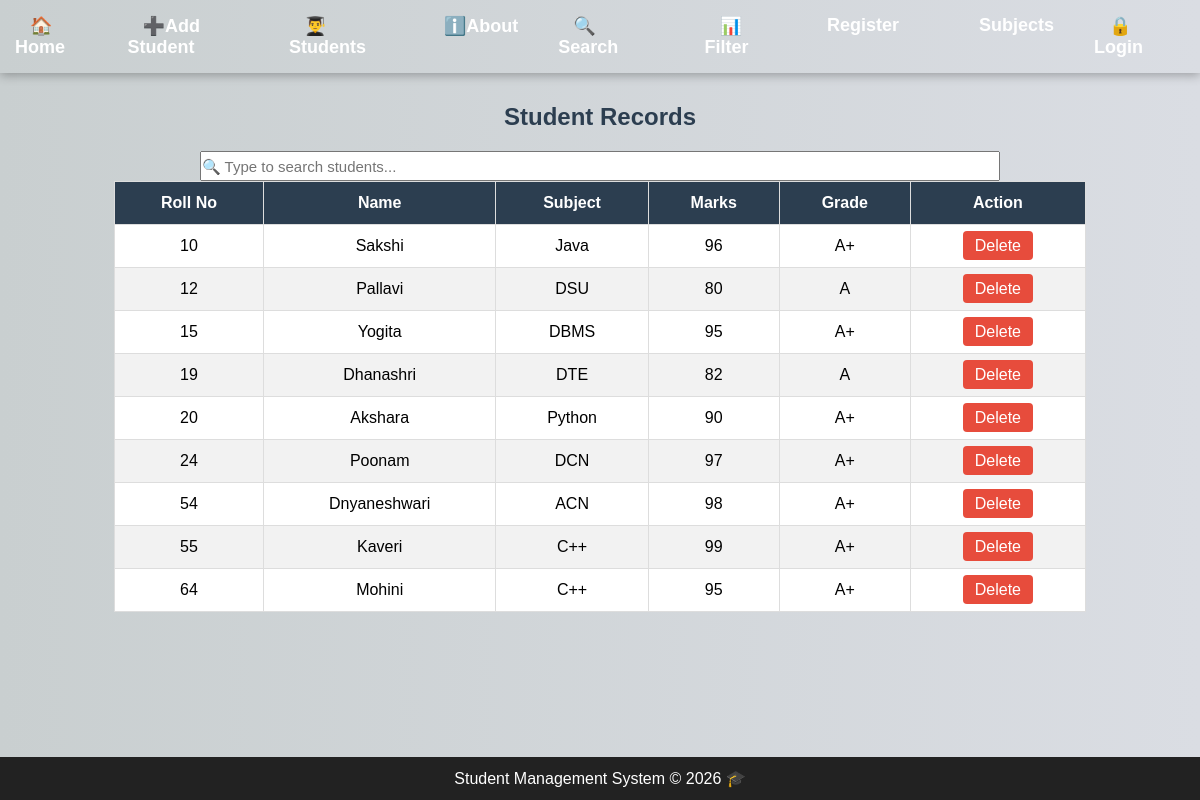
/students, run on the app's committed database.
### tables this page shows
CREATE TABLE students (
    Rollno INTEGER PRIMARY KEY,
    Name TEXT NOT NULL,
    Subject TEXT NOT NULL,
    Marks INTEGER NOT NULL,
    Grade TEXT,
    Action TEXT
);

### app.py (the view)
@app.route('/students')
def students():
    conn = get_db()
    students = conn.execute(
        "SELECT * FROM students"
    ).fetchall()
    conn.close()
    return render_template('students.html', students=students)

### app.py (called while the page is built)
def get_db():
    conn = sqlite3.connect("student.db")
    conn.row_factory = sqlite3.Row
    return conn

### templates/students.html (shortened to what this page needs)
{% extends 'base.html' %}
{% block content %}
<h2>Student Records</h2>
<div>
<input type="text"
       id="searchInput"
       class="form-control mb-4"
       placeholder="🔍 Type to search students..."
       style="width:800px; height:30px; font-size:15px; text-align:left; margin:auto; display:block;">
</div>
<table>
    <thead>
        <tr>
            <th>Roll No</th>
            <th>Name</th>
            <th>Subject</th>
            <th>Marks</th>
            <th>Grade</th>
            <th>Action</th>
        </tr>
    </thead>
    <tbody id="tableBody">
    {% for student in students %}
    <tr data-name="{{ student['Name']|lower }}">
        <td>{{ student['Rollno'] }}</td>
        <td>{{ student['Name'] }}</td>
        <td>{{ student['Subject'] }}</td>
        <td>{{ student['Marks'] }}</td>
        <td>{{ student['Grade'] }}</td>
        <td>
            <a href="{{ url_for('delete_student', Rollno=student['Rollno']) }}" class="delete-btn">
                Delete
            </a>
        </td>
    </tr>
    {% endfor %}
    </tbody>
</table>
{% endblock %}

### templates/base.html (shortened to what this page needs)
<!DOCTYPE html>
<html lang="en">
<head>
</head>
<body>
    <nav>
        <ul>
            <li><a href="{{ url_for('home') }}">🏠Home</a></li>
            <li><a href="{{ url_for('add_student') }}">➕Add Student</a></li>
            <li><a href="{{ url_for('students') }}">👨‍🎓 Students</a></li>
            <li><a href="{{ url_for('about') }}">ℹ️About</a></li>
            <li><a href="{{ url_for('search') }}">🔍Search</a><li>
            <li><a href="{{ url_for('filter_students') }}">📊Filter</a></li>
            <li><a href="{{ url_for('register') }}">Register</a><li>
            <li><a href="{{ url_for('subjects') }}">Subjects</a><li>
            {% if session.username %}
                    <span class="nav-link px-2 py-1 text-white">👤 {{ session.username }}</span>
                    <a class="nav-link px-2 py-1" href="{{ url_for('logout') }}">
                        🔓 Logout
                    </a>
                {% else %}
                    <a class="nav-link px-2 py-1" href="{{ url_for('login') }}">
                        🔒 Login
                    </a>
                {% endif %}
    </nav>
    <div class="container">
        {% block content %}
        {% endblock %}
    </div>
    <footer>
        Student Management System © 2026 🎓
    </footer>
</body>
</html>

### templates/base.html (style rules this page uses)
* { margin:0; padding:0; box-sizing:border-box; font-family:Arial, sans-serif; }
body { background:linear-gradient(to right,#c9cfd0,#dadde3); min-height:100vh; }
nav { background:linear-gradient(to right,#090205e0); padding:15px; box-shadow:0 2px 10px rgba(0,0,0,0.3); }
nav ul { list-style:none; display:flex; justify-content:center; gap:25px; }
nav ul li a { text-decoration:none; color:white; font-size:18px; font-weight:bold; padding:10px 15px; border-radius:20px; transition:0.3s; }
.container { width:90%; margin:30px auto; }
footer { background:#222; color:white; text-align:center; padding:12px; position:fixed; bottom:0; width:100%; }

### templates/students.html (style rules this page uses)
h2 { text-align:center; margin-bottom:20px; color:#2c3e50; }
table { width:90%; margin:auto; border-collapse:collapse; background:white; }
th, td { border:1px solid #ddd; padding:12px; text-align:center; }
th { background:#2c3e50; color:white; }
tr:nth-child(even) { background:#f2f2f2; }
.delete-btn { background:#e74c3c; color:white; padding:6px 12px; text-decoration:none; border-radius:4px; }

### data on the page
students: Rollno "10", Name "Sakshi", Subject "Java", Marks "96", Grade "A+"
students: Rollno "12", Name "Pallavi", Subject "DSU", Marks "80", Grade "A"
students: Rollno "15", Name "Yogita", Subject "DBMS", Marks "95", Grade "A+"
students: Rollno "19", Name "Dhanashri", Subject "DTE", Marks "82", Grade "A"
students: Rollno "20", Name "Akshara", Subject "Python", Marks "90", Grade "A+"
students: Rollno "24", Name "Poonam", Subject "DCN", Marks "97", Grade "A+"
students: Rollno "54", Name "Dnyaneshwari", Subject "ACN", Marks "98", Grade "A+"
students: Rollno "55", Name "Kaveri", Subject "C++", Marks "99", Grade "A+"
students: Rollno "64", Name "Mohini", Subject "C++", Marks "95", Grade "A+"
